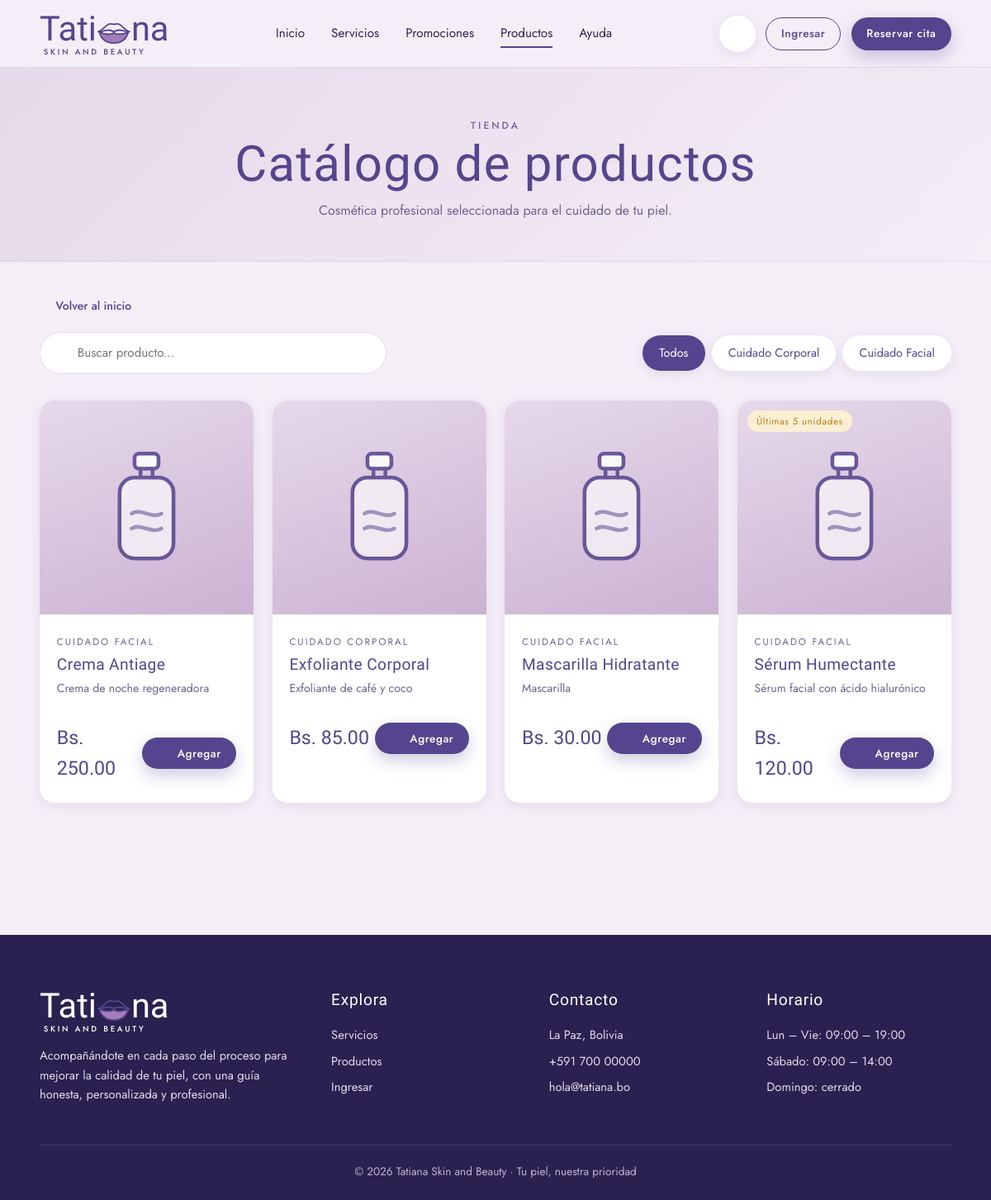
Screenshot of /index.php?v=catalogo with the database file from the repository.
### tables this page shows
CREATE TABLE `categoria_producto` (
  `id_categoria` varchar(10) NOT NULL,
  `nombre_categoria` varchar(50) DEFAULT NULL,
  `tipo` varchar(20) DEFAULT NULL
);

CREATE TABLE `producto` (
  `id_producto` varchar(10) NOT NULL,
  `nombre_producto` varchar(80) DEFAULT NULL,
  `descripcion` varchar(200) DEFAULT NULL,
  `precio` decimal(10,2) DEFAULT NULL,
  `cantidad` int(11) DEFAULT NULL,
  `imagen_url` varchar(200) DEFAULT NULL,
  `id_categoria` varchar(10) DEFAULT NULL
);

### app/controllers/Controller.php (called while the page is built, shortened)
<?php
abstract class Controller
{
    protected function vista(string $archivo, array $datos = []): void
    {
        $datos += $this->avisos();
        extract($datos, EXTR_SKIP);
        require BASE_PATH . '/app/views/' . $archivo;
    }
    private function avisos(): array
    {
        $avisos = ['avisos_cliente' => 0, 'avisos_admin' => 0, 'avisos_pagos' => 0];
        $u = Auth::usuario();
        if ($u === null) {
            return $avisos;
        }
        return $avisos;
    }
    protected function texto(string $clave, string $def = ''): string
    {
        return trim((string)($_GET[$clave] ?? $_POST[$clave] ?? $def));
    }
}

### app/controllers/CatalogoController.php (called while the page is built, shortened)
<?php
final class CatalogoController extends Controller
{
    public function index(): void
    {
        $q = $this->texto('q');
        $cat = $this->texto('cat');
        $pagina = max(1, $this->entero('p', 1));
        $categorias = Producto::categorias();
        ['filas' => $productos, 'total' => $total] = Producto::buscar($q, $cat, $pagina, self::POR_PAGINA);
        $this->vista('catalogo/index.php', compact('productos', 'categorias', 'q', 'cat', 'pagina', 'total'));
    }
}

### app/core/Router.php (called while the page is built, shortened)
<?php
final class Router
{
    public function despachar(): void
    {
        $vista = (string)($_GET['v'] ?? 'home');
        [$clase, $metodo, $nivel] = $this->rutas[$vista];
        try {
            (new $clase())->$metodo();
        } catch (\Throwable $e) {
            error_log('[APP] ' . $e->getMessage() . ' @ ' . $e->getFile() . ':' . $e->getLine());
            (new ErroresController())->error($e);
        }
    }
}

### public/index.php (called while the page is built, shortened)
<?php
require dirname(__DIR__) . '/app/bootstrap.php';
$rutas = require BASE_PATH . '/config/routes.php';
(new App\Core\Router($rutas))->despachar();

### app/bootstrap.php (called while the page is built, shortened)
<?php
spl_autoload_register(function (string $clase): void {
    $mapa = [
        'App\\Core\\'        => '/app/core/',
        'App\\Models\\'      => '/app/models/',
        'App\\Controllers\\' => '/app/controllers/',
    ];
    foreach ($mapa as $prefijo => $carpeta) {
        if (strncmp($clase, $prefijo, strlen($prefijo)) === 0) {
            $ruta = BASE_PATH . $carpeta . str_replace('\\', '/', substr($clase, strlen($prefijo))) . '.php';
            return;
        }
    }
});
require_once BASE_PATH . '/app/views/layout/helpers.php';

### app/core/Database.php (called while the page is built, shortened)
<?php
final class Database
{
    private static ?PDO $pdo = null;
    public static function pdo(): PDO
    {
        if (self::$pdo instanceof PDO) {
            return self::$pdo;
        }
        $dsn = sprintf('mysql:host=%s;port=%s;dbname=%s;charset=utf8mb4', DB_HOST, DB_PORT, DB_NAME);
        try {
            self::$pdo = new PDO($dsn, DB_USER, DB_PASS, [
                PDO::ATTR_ERRMODE            => PDO::ERRMODE_EXCEPTION,
                PDO::ATTR_DEFAULT_FETCH_MODE => PDO::FETCH_ASSOC,
                PDO::ATTR_EMULATE_PREPARES   => false,
            ]);
        } catch (PDOException $e) {
            error_log('[BD] ' . $e->getMessage());
            throw new \RuntimeException('No fue posible conectar con la base de datos.', 0, $e);
        }
        return self::$pdo;
    }
}

### app/models/Model.php (called while the page is built, shortened)
<?php
abstract class Model
{
    private static function ejecutar(string $sql, array $params): PDOStatement
    {
        $st = Database::pdo()->prepare($sql);
        $st->execute($params);
        return $st;
    }
    protected static function all(string $sql, array $params = []): array
    {
        return self::ejecutar($sql, $params)->fetchAll();
    }
}

### app/models/Producto.php (called while the page is built, shortened)
<?php
final class Producto extends Model
{
    public static function categorias(): array
    {
        return self::all('SELECT * FROM categoria_producto ORDER BY nombre_categoria');
    }
    public static function buscar(string $q, string $categoria, int $pagina, int $porPagina): array
    {
        $sql = self::SELECT . ' WHERE 1';
        $params = [];
        $total = self::contar($sql, $params);
        $sql .= ' ORDER BY p.nombre_producto LIMIT ' . $porPagina . ' OFFSET ' . (($pagina - 1) * $porPagina);
        return ['filas' => self::all($sql, $params), 'total' => $total];
    }
}

### app/views/catalogo/index.php (the view, shortened to what this page needs)
<?php
require __DIR__ . '/../layout/header.php';
?>
<div class="page-head">
    <div class="container">
        <span class="eyebrow">Tienda</span>
        <h1>Catálogo de productos</h1>
        <p>Cosmética profesional seleccionada para el cuidado de tu piel.</p>
    </div>
</div>
<section class="section" style="padding-top:2.5rem">
    <div class="container">
        <p style="margin-bottom:1.2rem"><?= enlace_volver('home', [], 'Volver al inicio') ?></p>
        <div class="toolbar">
            <form class="search" method="get" action="<?= BASE_URL ?>/index.php" style="flex:1">
                <?= icon('search', 18) ?>
                <input class="input" type="search" name="q" placeholder="Buscar producto..." value="<?= e($q ?? '') ?>">
            </form>
            <div class="tabs">
                <a class="tab<?= ($cat ?? '') === '' ? ' active' : '' ?>" href="<?= ruta('catalogo') ?>">Todos</a>
                <?php foreach (($categorias ?? []) as $c): ?>
                    <a class="tab<?= ($cat ?? '') === $c['id_categoria'] ? ' active' : '' ?>"
                       href="<?= ruta('catalogo', ['cat' => $c['id_categoria']]) ?>"><?= e($c['nombre_categoria']) ?></a>
                <?php endforeach; ?>
            </div>
        </div>
        <?php if (empty($productos)): ?>
            <?= vacio(($q ?? '') !== '' || ($cat ?? '') !== '' ? 'Ningún producto coincide con tu búsqueda.' : 'Aún no hay productos en el catálogo.', 'box') ?>
        <?php else: ?>
        <div class="grid-4">
            <?php foreach ($productos as $p): $stock = (int)$p['cantidad']; ?>
            <article class="card">
                <div class="producto-img">
                    <?php if ($stock <= 0): ?>
                        <span class="tag low">Agotado</span>
                    <?php elseif ($stock <= 5): ?>
                        <span class="tag low">Últimas <?= $stock ?> unidades</span>
                    <?php endif; ?>
                </div>
                <div class="producto-body">
                    <span class="cat"><?= e($p['nombre_categoria'] ?? 'General') ?></span>
                    <h3><a href="<?= ruta('producto', ['id' => $p['id_producto']]) ?>" style="color:inherit;text-decoration:none"><?= e($p['nombre_producto']) ?></a></h3>
                    <p><?= e($p['descripcion'] ?? '') ?></p>
                    <div class="producto-foot">
                        <span class="precio-lg"><?= bs($p['precio']) ?></span>
                        <?php if ($stock > 0): ?>
                            <form method="post" action="<?= ruta('agregar_carrito') ?>" style="display:inline">
                                <button class="btn btn-primary btn-sm" type="submit" title="Añadir al carrito"><?= icon('plus', 16) ?> Agregar</button>
                            </form>
                        <?php else: ?>
                            <a class="btn btn-outline btn-sm" href="<?= ruta('producto', ['id' => $p['id_producto']]) ?>">Ver</a>
                        <?php endif; ?>
                    </div>
                </div>
            </article>
            <?php endforeach; ?>
        </div>
        <?php endif; ?>
    </div>
</section>
<?php require __DIR__ . '/../layout/footer.php'; ?>

### app/views/layout/helpers.php (shortened to what this page needs)
<?php
function e($texto): string
{
    return htmlspecialchars((string)$texto, ENT_QUOTES, 'UTF-8');
}
function ruta(string $vista, array $params = []): string
{
    $url = BASE_URL . '/index.php?v=' . urlencode($vista);
    foreach ($params as $k => $val) {
        $url .= '&' . urlencode((string)$k) . '=' . urlencode((string)$val);
    }
    return $url;
}
function enlace_volver(string $vista = 'home', array $params = [], string $texto = 'Volver al inicio'): string
{
    return '<a class="link" href="' . e(ruta($vista, $params)) . '">' . icon('arrow-left', 15) . ' ' . e($texto) . '</a>';
}
function bs($monto): string
{
    return 'Bs. ' . number_format((float)$monto, 2);
}
function lips(string $clase = ''): string
{
    return '<svg class="' . $clase . '" viewBox="0 0 120 80" fill="none" xmlns="http://www.w3.org/2000/svg" aria-hidden="true">
      <path d="M8 38c14-3 22-18 34-24 8-4 12 0 18 0s10-4 18 0c12 6 20 21 34 24" stroke="#54458e" stroke-width="5" stroke-linecap="round" stroke-linejoin="round"/>
      <path d="M12 40c20 8 36 10 48 2 12 8 28 6 48-2-6 22-22 36-48 36S18 62 12 40Z" fill="#a47cb8" stroke="#54458e" stroke-width="5" stroke-linejoin="round"/>
      <path d="M12 40c20-8 36-10 48-2 12-8 28-6 48 2" stroke="#54458e" stroke-width="5" stroke-linecap="round"/>
    </svg>';
}
function logo(bool $claro = false): string
{
    $c = $claro ? 'light' : '';
    return '<a href="' . ruta('home') . '" class="logo ' . $c . '">
        <span class="logo-word">Tati' . lips() . 'na</span>
        <span class="logo-sub">SKIN AND BEAUTY</span>
    </a>';
}
function icon(string $n, int $s = 22): string
{
    $d = $p[$n] ?? $p['sparkle'];
    return '<svg width="' . $s . '" height="' . $s . '" viewBox="0 0 24 24" fill="none" stroke="currentColor" stroke-width="1.6" stroke-linecap="round" stroke-linejoin="round" aria-hidden="true">' . $d . '</svg>';
}

### rows the page displays
categoria_producto: nombre_categoria "Cuidado Corporal"
categoria_producto: nombre_categoria "Cuidado Facial"
producto: id_categoria.nombre_categoria "CUIDADO FACIAL", nombre_producto "Crema Antiage", descripcion "Crema de noche regeneradora", precio "Bs. 250.00"
producto: id_categoria.nombre_categoria "CUIDADO CORPORAL", nombre_producto "Exfoliante Corporal", descripcion "Exfoliante de café y coco", precio "Bs. 85.00"
producto: id_categoria.nombre_categoria "CUIDADO FACIAL", nombre_producto "Mascarilla Hidratante", descripcion "Mascarilla", precio "Bs. 30.00"
producto: cantidad "5", id_categoria.nombre_categoria "CUIDADO FACIAL", nombre_producto "Sérum Humectante", descripcion "Sérum facial con ácido hialurónico", precio "Bs. 120.00"

### other values shown
$texto "Volver al inicio"
